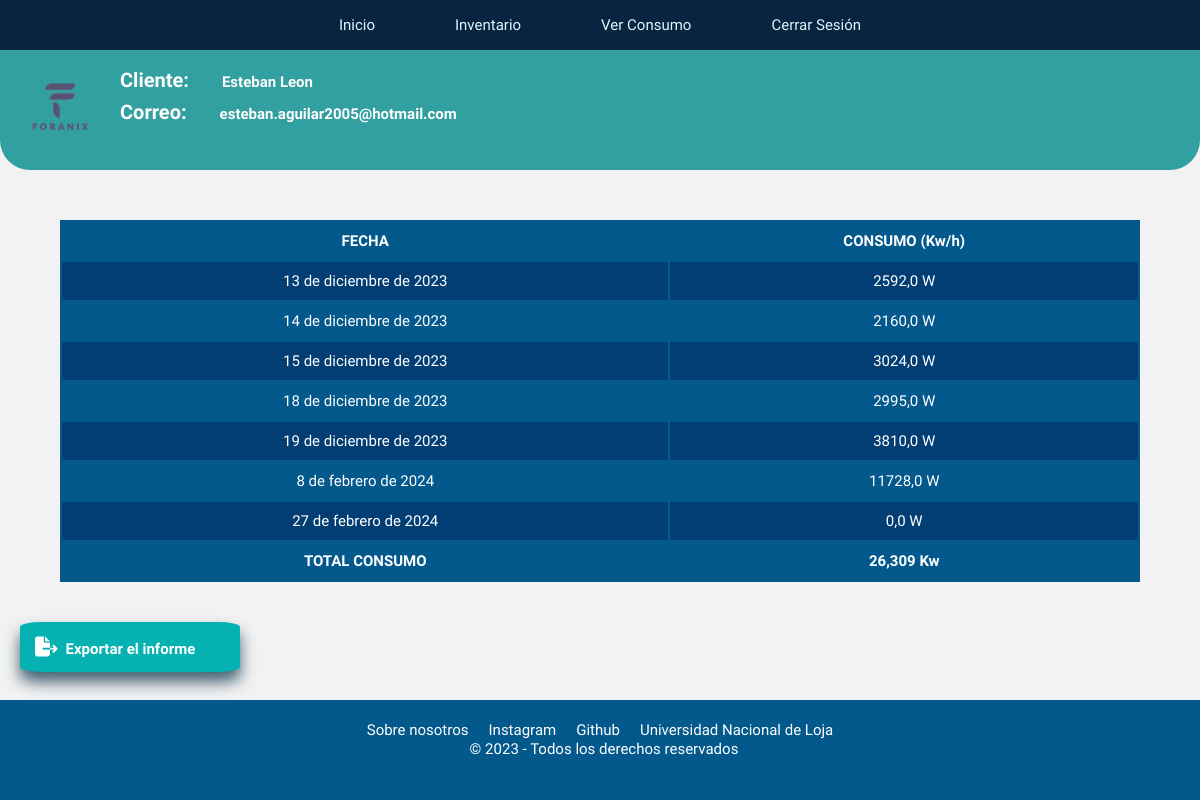
The app's page /paginaUsuario/inventario/informe/ (signed in) with its own data.
### energy/models.py (models this page shows, shortened)
class Informe(models.Model):
    user = models.ForeignKey(User, on_delete=models.CASCADE)
    inventario = models.ForeignKey(Inventario, on_delete=models.CASCADE, null=True, related_name="inventario_list")
    dia = models.DateField(
        auto_now_add=True)  # Cambiado a auto_now_add para obtener la fecha actual en la creación del objeto
    consumo_total = models.FloatField(default=0)  # Valor predeterminado actualizado a 0
    consumo_total_mensual = models.FloatField(default=0)

### energy/views.py (the view)
# urls.py: path('paginaUsuario/inventario/informe/', informe, name="informe"),
def informe(request):
    print(request.user.modoclaro.modo_claro)  # Corregir esta línea
    if request.user.is_anonymous:
        return redirect('home')
    if request.user.is_authenticated:
        consumo_diario_del_mes = Informe.objects.filter(user=request.user)
        total_mensual = calcular_consumo_total_mensual(request.user)
        return render(request, 'energy/home/informe.html', {
            'consumoDiario': consumo_diario_del_mes,
            'user': request.user,
            'consumoTotalMensual': total_mensual
        })
    return render(request, 'energy/home/informe.html')

### energy/metodoList/metodoListInforme/informe.py (called while the page is built)
def calcular_consumo_total_mensual(usuario):
    consumo_mensual = Informe.objects.filter(user=usuario).aggregate(Sum('consumo_total'))[
                          'consumo_total__sum'] or 0
    if consumo_mensual != 0:
        consumo_mensual = consumo_mensual / 1000
    return consumo_mensual

### energy/templates/energy/home/informe.html (shortened to what this page needs)
<!DOCTYPE html>
<html lang="en">
<head>
    {% load static %}
    {% if  request.user.modoclaro.modo_claro %}
    <link rel="stylesheet" href="{% static 'energy/css/modo_claro/mc_informe2.css' %}">
    {% else %}
    <link rel="stylesheet" href="{% static 'energy/css/modo_oscuro/mo_informe.css' %}">
    {% endif %}
    <link rel="stylesheet" href="https://cdnjs.cloudflare.com/ajax/libs/font-awesome/6.4.2/css/all.min.css" />
</head>
<body>
    <nav class="menu">
        <a href="{% url 'paginaUsuario' %}">Inicio</a>
        <a href="{% url 'inventario' %}">Inventario</a>
        <a href="{% url 'proyecciones' %}">Ver Consumo</a>
        <a href="{% url 'cerrarSesion' %}">Cerrar Sesión</a>
    </nav>
    <div class="datosUsuario">
        <img src="{% static 'energy/img/FORANIX-sinFondo2.png' %}" alt="">
        <div class="description">
            <h2>Cliente: <p>{{ user.first_name }} {{ user.last_name }}</p></h2>
            <h2>Correo: <p>{{ user.email }}</p></h2>
        </div>
    </div>
    <div class="contenedorTabla">
        <table>
            <tr>
                <th>FECHA</th>
                <th>CONSUMO (Kw/h)</th>
            </tr>
            {% for consumo in consumoDiario %}
            <tr>
                <td>{{ consumo.dia }}</td>
                <td>{{ consumo.consumo_total }} W</td>
            </tr>
            {% endfor %}
            <tr>
                <th>TOTAL CONSUMO</th>
                <th>{{ consumoTotalMensual }} Kw</th>
            </tr>
        </table>
    </div>
    <a href="{% url 'imprimirPDF' %}" class="export-button">
        <i class="fas fa-file-export"><p>Exportar el informe</p></i>
    </a>
    <footer>
        <nav class="navbarContactos">
            <ul class="contactos">
                <li><a href="{% url 'nosotros' %}">Sobre nosotros</a></li>
                <li><a href="https://www.instagram.com/foranix/">Instagram</a></li>
                <li><a href="https://github.com/SantiagoTamayo2002/energy_page#energy_page">Github</a></li>
                <li><a href="https://www.unl.edu.ec/">Universidad Nacional de Loja</a></li>
            </ul>
        </nav>
        <p>&copy; 2023 - Todos los derechos reservados</p>
    </footer>
</body>
</html>

### energy/static/energy/css/modo_claro/mc_informe2.css (style rules this page uses)
* { font-family: 'Livvic', Courier, monospace; margin: 0; padding: 0; box-sizing: border-box; }
body { min-height: 100vh; background: #F2F2F2; align-items: center; justify-content: center; }
.menu { position: relative; width: 100%; height: 50px; background: #072540; border-radius:0px; display: flex; justify-content: center; align-items: center; z-index: 2; }
.menu a { position: relative; display: inline-block; font-size: 15px; font-weight: 500; color: #DFF6FF; text-decoration: none; padding: 13px 35px; margin: 5px; z-index: 2; transition: color .5s; }
.menu a::after { content: ''; background: linear-gradient(10deg, #256D85, #038C8C); width: 100%; height: 100%; border-radius: 8px; position: absolute; top: 100%; left: 50%; transform: translate(-50%, -50%); z-index: -1; opacity: 0; transition: top .5s, opacity .5s; }
h1, h2 { color: #ffffff; font-size: 20px; padding-top: 8px; }
.datosUsuario { text-align: left; background-color: #038C8C; opacity: 0.8; margin:0 0 0 0px; width: 100%; padding: 10px; border-radius: 0 0 30px 30px; font-size: 12px; display: flex; }
img { display: flex; margin-right: 10px; width: 100px; height: 100%; }
.datosUsuario .description h2 p { display: inline-block; padding-left: 20px; }
i { margin: 20px; font-size: 20px; color: white; width: 220px; border-radius: 10%; padding: 15px; background-color: #06b1b1; box-shadow: 0px 10px 15px #0a324ac2; transition: .3s ease; display: inline-block; cursor: pointer; display: inline-block; }
p { margin-left: 8px; font-size: 15px; display: inline-block; }
a { color: #ffffff; font-size: 15px; text-decoration: none; }
.contenedorTabla { display: flex; justify-content: center; margin-top: 30px; }
table { font-family: 'Livvic', Courier, monospace; border-collapse: collapse; width: 90%; margin: 20px; font-size: 15px; text-align: left; color: #ffffff; border-collapse: collapse; background-color: #023E73; }
th { font-weight: bolder; text-align: left; background-color: #03588C; }
td, th, tr { border: 2px solid #03588C; text-align: center; padding: 8px; }
tbody tr:nth-child(odd) { background-color: #03588C; }
th { text-align: center; align-content: center; padding: 10px; }
td { text-align: center; padding: 10px; }
footer { background-color: #03588C; color: #ffffff; padding: 20px; text-align: center; position: fixed; bottom: 0; width: 100%; height: 100px; box-sizing: border-box; }
.contactos { display: flex; justify-content: center; align-items: center; list-style: none; padding: 0; }
.contactos li { margin: 0 10px; }
.contactos a { color: #ffffff; text-decoration: none; transition: color .5s; }

### records on screen
Informe: dia "13 de diciembre de 2023", consumo_total "2592,0"
Informe: dia "14 de diciembre de 2023", consumo_total "2160,0"
Informe: dia "15 de diciembre de 2023", consumo_total "3024,0"
Informe: dia "18 de diciembre de 2023", consumo_total "2995,0"
Informe: dia "19 de diciembre de 2023", consumo_total "3810,0"
Informe: dia "8 de febrero de 2024", consumo_total "11728,0"
Informe: dia "27 de febrero de 2024", consumo_total "0,0"

### other values on screen
{{ user.first_name }} "Esteban"
{{ user.last_name }} "Leon"
{{ user.email }} "esteban.aguilar2005@hotmail.com"
{{ consumoTotalMensual }} "26,309"
